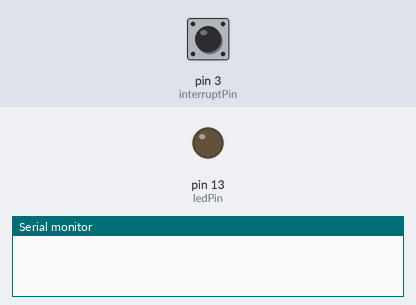
Bench run of a sketch on a simulated Arduino Uno, built with avr-gcc and run on an emulated ATmega328P. Shown: output pins drawn as LEDs (lit = HIGH), the last lines printed to the serial monitor. Inputs (shaded band) come from the test bench; at power-on: pin 3 (interruptPin) HIGH.

Above: at 1.2 s.
1.3 s: pin 3 (interruptPin) pulled LOW for 0.15 s
At 1.9 s:
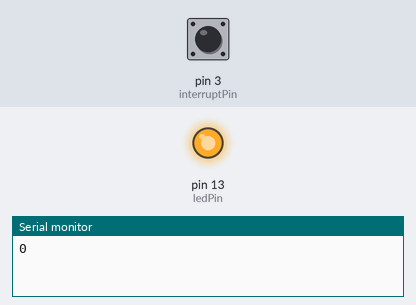
2.9 s: pin 3 (interruptPin) pulled LOW for 1 s
At 4.3 s:
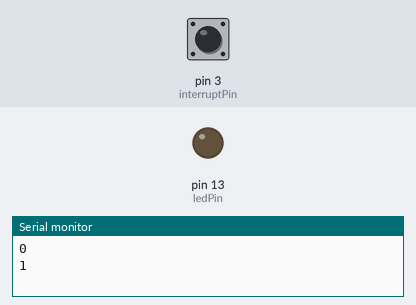
5.4 s: pin 3 (interruptPin) pulled LOW for 3.2 s
At 6.2 s:
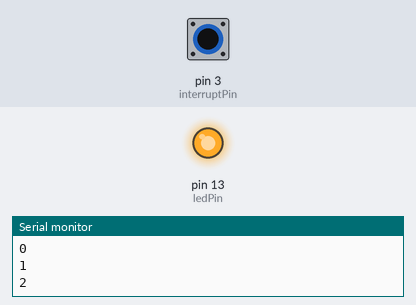
Timing chart, 0 to 8.4 s (numbered marks = the images above; inputs shaded):
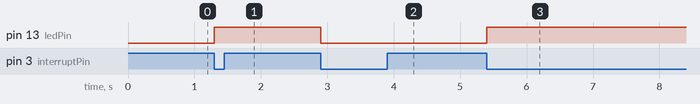

The sketch:

External_interupt.ino
```cpp
const byte ledPin = 13;
const byte interruptPin = 3;
volatile byte state = LOW;
int count=0;
void setup() {
   Serial.begin(9600);
  pinMode(ledPin, OUTPUT);
  pinMode(interruptPin, INPUT_PULLUP);
 // attachInterrupt(digitalPinToInterrupt(interruptPin), blink, CHANGE);
 attachInterrupt(digitalPinToInterrupt(interruptPin), blink, FALLING);
}

void loop() {
  digitalWrite(ledPin, state);\

}

void blink() {
  state = !state;
   Serial.println(count++);

}
```

Measured:
- after the input at 1.3 s, pin 13 (ledPin): LOW → HIGH at once
- after the input at 2.9 s, pin 13 (ledPin): HIGH → LOW at once
- after the input at 5.4 s, pin 13 (ledPin): LOW → HIGH at once
